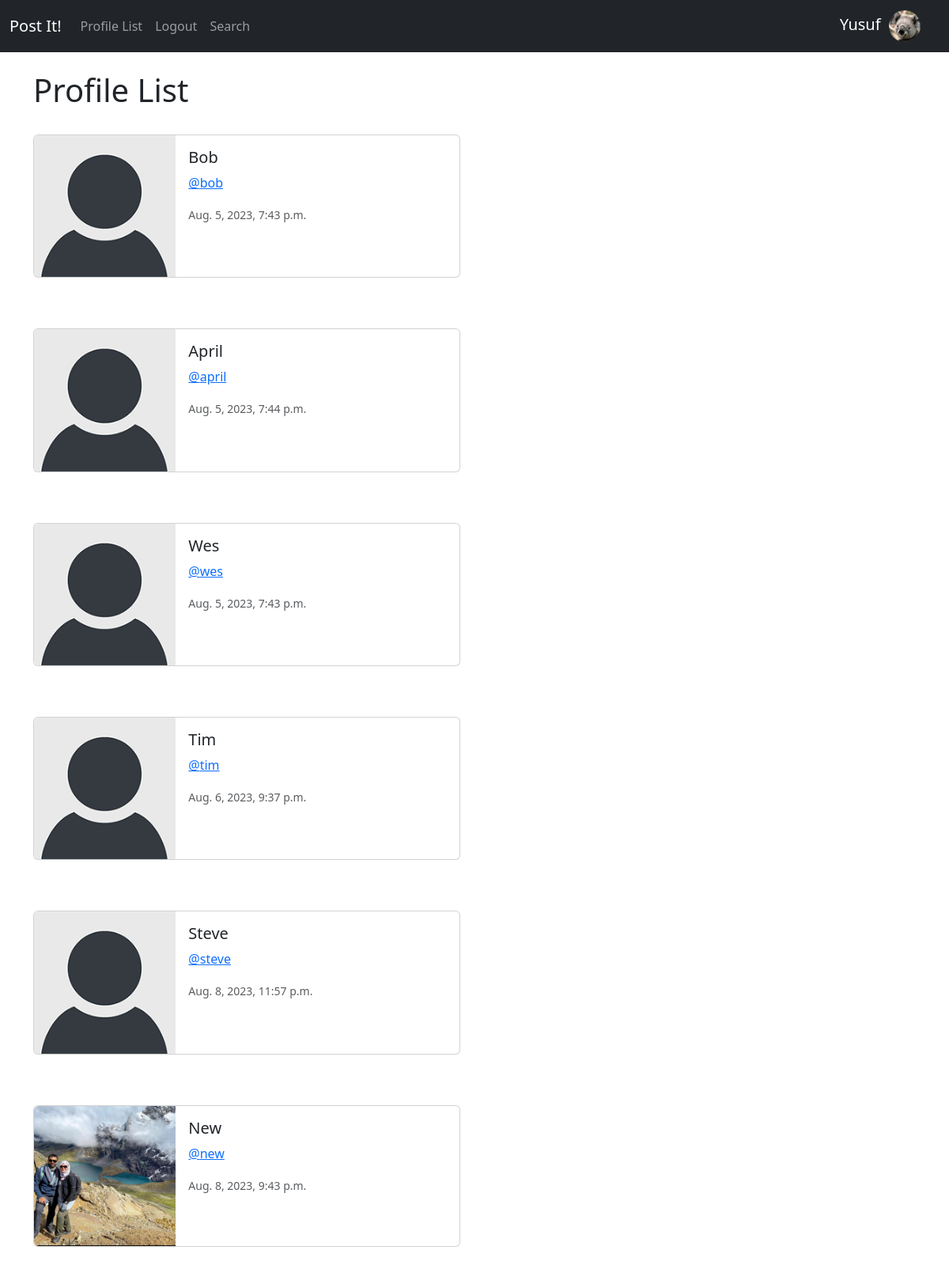
Screenshot of /profile_list/ (signed in) with the database file from the repository.
### postIt/models.py (models this page shows, shortened)
class Profile(models.Model):
    user = models.OneToOneField(User, on_delete=models.CASCADE)
    follows = models.ManyToManyField("self",
      related_name="followed_by", symmetrical=False,blank=True)
    date_modified = models.DateTimeField(User, auto_now= True)
    profile_image = models.ImageField(null=True, blank=True, upload_to='images/')

### postIt/views.py (the view)
# urls.py: path('profile_list/', views.profile_list, name='profile_list'),
def profile_list(request):
      if request.user.is_authenticated:
        profiles = Profile.objects.exclude(user=request.user)
        return render(request, 'profile_list.html', {"profiles": profiles})
      else:
          messages.success(request, ("You must be logged in to view this page!"))
          return redirect('home')

### postIt/templates/profile_list.html
{% extends 'base.html' %}
{% load static %}
{% block content%}
<h1>Profile List</h1>
<br/>
{% if profiles %}
  {% for profile in profiles %}
  <div class="card mb-3" style="max-width: 540px;">
    <div class="row g-0">
      <div class="col-md-4">
          {% if profile.profile_image %}
            <img src="{{profile.profile_image.url}}" width=200 height=200 class="img-fluid rounded-start" alt="{{profile.user.username}}">
          {% else %}
          <img src="{% static 'images/default_profile_pic.png' %}" class="img-fluid rounded-start" alt="Profile Image">
          {% endif %}
      </div>
      <div class="col-md-8">
        <div class="card-body">
          <h5 class="card-title">{{ profile.user.username }}</h5>
          <p class="card-text"><a href="{% url 'profile' profile.user.id %}">@{{ profile.user.username|lower }}</a></p>
          <p class="card-text"><small class="text-body-secondary">{{ profile.date_modified }}</small></p>
        </div>
      </div>
    </div>
  </div>
  <br/><br/>
  {% endfor %}
{% endif %}
{% endblock %}

### postIt/templates/base.html (shortened to what this page needs)
<!doctype html>
<html lang="en">
  <head>
    <link href="https://cdn.jsdelivr.net/npm/bootstrap@5.3.1/dist/css/bootstrap.min.css" rel="stylesheet">
  </head>
  <body>
    {% include 'navbar.html' %}
    <div class = "container">
      <br/>
      {% block content %}
      {% endblock %}
   </div>
  </body>
</html>

### postIt/templates/navbar.html (shortened to what this page needs)
{% load static %}
<nav class="navbar navbar-expand-lg navbar-dark bg-dark">
  <div class="container-fluid">
    <a class="navbar-brand" href="{% url 'home' %}">Post It!</a>
    <div class="collapse navbar-collapse" id="navbarSupportedContent">
      <ul class="navbar-nav me-auto mb-2 mb-lg-0">
        <li class="nav-item">
          <a class="nav-link"
          href="{% url 'profile_list' %}">Profile List</a>
        </li>
        {% if user.is_authenticated %}
        <li class="nav-item">
          <a class="nav-link"
          href="{% url 'logout' %}">Logout</a>
        </li>
        {% endif %}
        <li class="nav-item">
          <a class="nav-link"
          href="{% url 'search' %}">Search</a>
        </li>
      </ul>
      {% if user.is_authenticated %}
        <ul class="navbar-nav ml-auto">
          <li class="nav-link navbar-brand">
            {{user.first_name}}&nbsp;
              <a href="{% url 'profile' request.user.id %}">
                {% if user.profile.profile_image %}
                <img src="{{ user.profile.profile_image.url }}" class="rounded-circle" width="40" height="40">
                {% else %}
                <img src="{% static 'images/default_profile_pic.png' %}" width="40" height="40" class="img-fluid rounded-circle" alt="Profile Image">
                {% endif %}
              </a>
          </li>
        </ul>
      {% endif %}
    </div>
  </div>
</nav>

### rows the page displays
Profile: user.username "Bob", user.username "bob", date_modified "Aug. 5, 2023, 7:43 p.m."
Profile: user.username "April", user.username "april", date_modified "Aug. 5, 2023, 7:44 p.m."
Profile: user.username "Wes", user.username "wes", date_modified "Aug. 5, 2023, 7:43 p.m."
Profile: user.username "Tim", user.username "tim", date_modified "Aug. 6, 2023, 9:37 p.m."
Profile: user.username "Steve", user.username "steve", date_modified "Aug. 8, 2023, 11:57 p.m."
Profile: profile_image (picture), user.username "New", user.username "new", date_modified "Aug. 8, 2023, 9:43 p.m."

### other values shown
{{ user.first_name }} "Yusuf"
